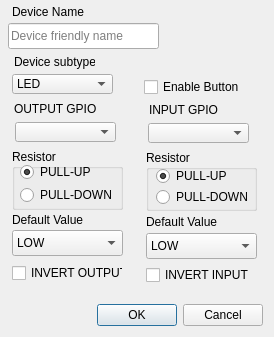
<?xml version="1.0" encoding="UTF-8"?>
<ui version="4.0">
 <class>Dialog_configdev_digitalio</class>
 <widget class="QDialog" name="Dialog_configdev_digitalio">
  <property name="geometry">
   <rect>
    <x>0</x>
    <y>0</y>
    <width>274</width>
    <height>337</height>
   </rect>
  </property>
  <property name="windowTitle">
   <string>Digital Output</string>
  </property>
  <property name="windowIcon">
   <iconset resource="ezlopi.qrc">
    <normaloff>:/res/icon.png</normaloff>:/res/icon.png</iconset>
  </property>
  <widget class="QDialogButtonBox" name="buttonBox">
   <property name="geometry">
    <rect>
     <x>72</x>
     <y>299</y>
     <width>191</width>
     <height>32</height>
    </rect>
   </property>
   <property name="orientation">
    <enum>Qt::Horizontal</enum>
   </property>
   <property name="standardButtons">
    <set>QDialogButtonBox::Cancel|QDialogButtonBox::Ok</set>
   </property>
  </widget>
  <widget class="QLabel" name="label_device_name">
   <property name="geometry">
    <rect>
     <x>12</x>
     <y>2</y>
     <width>121</width>
     <height>20</height>
    </rect>
   </property>
   <property name="text">
    <string>Device Name</string>
   </property>
  </widget>
  <widget class="QLineEdit" name="lineEdit_device_name">
   <property name="geometry">
    <rect>
     <x>8</x>
     <y>23</y>
     <width>151</width>
     <height>26</height>
    </rect>
   </property>
   <property name="contextMenuPolicy">
    <enum>Qt::NoContextMenu</enum>
   </property>
   <property name="placeholderText">
    <string>Device friendly name</string>
   </property>
  </widget>
  <widget class="QCheckBox" name="checkBox_enable_pushbutton">
   <property name="geometry">
    <rect>
     <x>144</x>
     <y>75</y>
     <width>101</width>
     <height>24</height>
    </rect>
   </property>
   <property name="text">
    <string>Enable Button</string>
   </property>
  </widget>
  <widget class="QComboBox" name="comboBox_output_gpio">
   <property name="geometry">
    <rect>
     <x>15</x>
     <y>122</y>
     <width>101</width>
     <height>20</height>
    </rect>
   </property>
  </widget>
  <widget class="QComboBox" name="comboBox_input_gpio">
   <property name="geometry">
    <rect>
     <x>148</x>
     <y>123</y>
     <width>101</width>
     <height>20</height>
    </rect>
   </property>
  </widget>
  <widget class="QGroupBox" name="groupBox_resistor_output">
   <property name="geometry">
    <rect>
     <x>12</x>
     <y>149</y>
     <width>111</width>
     <height>61</height>
    </rect>
   </property>
   <property name="title">
    <string>Resistor</string>
   </property>
   <widget class="QRadioButton" name="radioButton_output_pullup">
    <property name="geometry">
     <rect>
      <x>8</x>
      <y>11</y>
      <width>110</width>
      <height>24</height>
     </rect>
    </property>
    <property name="text">
     <string>PULL-UP</string>
    </property>
    <property name="checked">
     <bool>true</bool>
    </property>
   </widget>
   <widget class="QRadioButton" name="radioButton_output_pulldown">
    <property name="geometry">
     <rect>
      <x>8</x>
      <y>34</y>
      <width>110</width>
      <height>24</height>
     </rect>
    </property>
    <property name="text">
     <string>PULL-DOWN</string>
    </property>
   </widget>
  </widget>
  <widget class="QGroupBox" name="groupBox_resistor_input">
   <property name="geometry">
    <rect>
     <x>146</x>
     <y>150</y>
     <width>111</width>
     <height>61</height>
    </rect>
   </property>
   <property name="title">
    <string>Resistor</string>
   </property>
   <widget class="QRadioButton" name="radioButton_input_pullup">
    <property name="geometry">
     <rect>
      <x>10</x>
      <y>14</y>
      <width>110</width>
      <height>24</height>
     </rect>
    </property>
    <property name="text">
     <string>PULL-UP</string>
    </property>
    <property name="checked">
     <bool>true</bool>
    </property>
   </widget>
   <widget class="QRadioButton" name="radioButton_input_pulldown">
    <property name="geometry">
     <rect>
      <x>10</x>
      <y>35</y>
      <width>110</width>
      <height>24</height>
     </rect>
    </property>
    <property name="text">
     <string>PULL-DOWN</string>
    </property>
   </widget>
  </widget>
  <widget class="QLabel" name="label_GPIO_OUTPUT">
   <property name="geometry">
    <rect>
     <x>14</x>
     <y>99</y>
     <width>121</width>
     <height>20</height>
    </rect>
   </property>
   <property name="text">
    <string>OUTPUT GPIO</string>
   </property>
  </widget>
  <widget class="QLabel" name="label_INPUT_GPIO">
   <property name="geometry">
    <rect>
     <x>149</x>
     <y>100</y>
     <width>121</width>
     <height>20</height>
    </rect>
   </property>
   <property name="text">
    <string>INPUT GPIO</string>
   </property>
  </widget>
  <widget class="QLabel" name="label_default_value_output">
   <property name="geometry">
    <rect>
     <x>12</x>
     <y>210</y>
     <width>111</width>
     <height>20</height>
    </rect>
   </property>
   <property name="text">
    <string>Default Value</string>
   </property>
  </widget>
  <widget class="QLabel" name="label_default_value_input">
   <property name="geometry">
    <rect>
     <x>146</x>
     <y>212</y>
     <width>121</width>
     <height>20</height>
    </rect>
   </property>
   <property name="text">
    <string>Default Value</string>
   </property>
  </widget>
  <widget class="QComboBox" name="comboBox_default_value_output">
   <property name="geometry">
    <rect>
     <x>12</x>
     <y>230</y>
     <width>111</width>
     <height>26</height>
    </rect>
   </property>
   <item>
    <property name="text">
     <string>LOW</string>
    </property>
   </item>
   <item>
    <property name="text">
     <string>HIGH</string>
    </property>
   </item>
  </widget>
  <widget class="QComboBox" name="comboBox_default_value_input">
   <property name="geometry">
    <rect>
     <x>146</x>
     <y>233</y>
     <width>111</width>
     <height>26</height>
    </rect>
   </property>
   <item>
    <property name="text">
     <string>LOW</string>
    </property>
   </item>
   <item>
    <property name="text">
     <string>HIGH</string>
    </property>
   </item>
  </widget>
  <widget class="QCheckBox" name="checkBox_invert_output">
   <property name="geometry">
    <rect>
     <x>12</x>
     <y>261</y>
     <width>111</width>
     <height>24</height>
    </rect>
   </property>
   <property name="text">
    <string>INVERT OUTPUT</string>
   </property>
  </widget>
  <widget class="QCheckBox" name="checkBox_invert_input">
   <property name="geometry">
    <rect>
     <x>146</x>
     <y>263</y>
     <width>111</width>
     <height>24</height>
    </rect>
   </property>
   <property name="text">
    <string>INVERT INPUT</string>
   </property>
  </widget>
  <widget class="QComboBox" name="comboBox_output_subtype">
   <property name="geometry">
    <rect>
     <x>12</x>
     <y>74</y>
     <width>101</width>
     <height>20</height>
    </rect>
   </property>
   <item>
    <property name="text">
     <string>LED</string>
    </property>
   </item>
   <item>
    <property name="text">
     <string>Relay</string>
    </property>
   </item>
   <item>
    <property name="text">
     <string>Plug</string>
    </property>
   </item>
  </widget>
  <widget class="QLabel" name="label_device_name_2">
   <property name="geometry">
    <rect>
     <x>14</x>
     <y>52</y>
     <width>81</width>
     <height>20</height>
    </rect>
   </property>
   <property name="text">
    <string>Device subtype</string>
   </property>
  </widget>
 </widget>
 <resources>
  <include location="ezlopi.qrc"/>
 </resources>
 <connections>
  <connection>
   <sender>buttonBox</sender>
   <signal>accepted()</signal>
   <receiver>Dialog_configdev_digitalio</receiver>
   <slot>accept()</slot>
   <hints>
    <hint type="sourcelabel">
     <x>248</x>
     <y>254</y>
    </hint>
    <hint type="destinationlabel">
     <x>157</x>
     <y>274</y>
    </hint>
   </hints>
  </connection>
  <connection>
   <sender>buttonBox</sender>
   <signal>rejected()</signal>
   <receiver>Dialog_configdev_digitalio</receiver>
   <slot>reject()</slot>
   <hints>
    <hint type="sourcelabel">
     <x>316</x>
     <y>260</y>
    </hint>
    <hint type="destinationlabel">
     <x>286</x>
     <y>274</y>
    </hint>
   </hints>
  </connection>
 </connections>
</ui>
